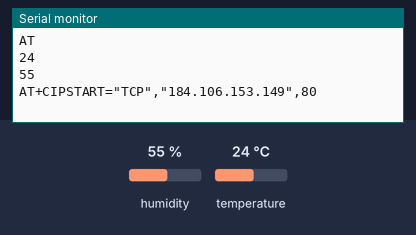
Recording of a sketch running on a simulated Arduino Uno, built with avr-gcc and run on an emulated ATmega328P. Shown: the last lines printed to the serial monitor. The test bench sets the inputs (shaded band); at power-on: humidity 55 %, temperature 24 °C. Not simulated (calls return 0 or success): credentials.h.

Above: at 7.1 s.
7.2 s: humidity set to 22 %
At 10.4 s:
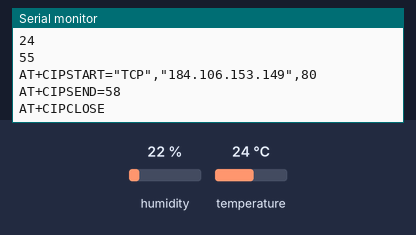
11.5 s: temperature set to 12 °C
13.0 s: humidity set to 40 %
At 19.9 s:
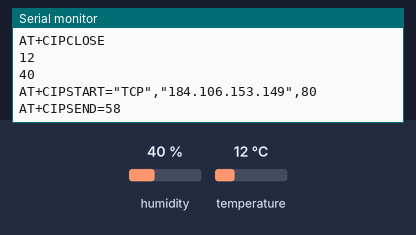
Timing chart, 0 to 20.5 s (numbered marks = the images above; inputs shaded):
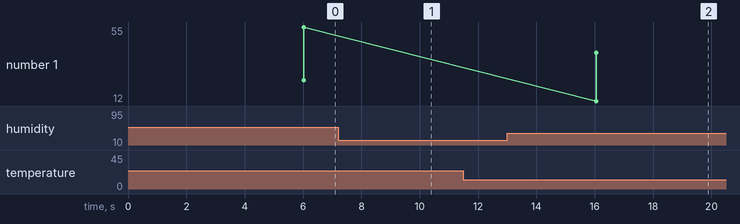

Measured:
- after the input at 13.0 s, the serial monitor: prints a new line after 3.0 s (image 2)
- plotted number 1: 55 → 40 after the input at 13.0 s

The sketch:

WIFI_Sicaklik.ino
```cpp
#include <stdlib.h>
#include <SimpleDHT.h>
#include "credentials.h"

// const char ssid[] = WIFI_SSID_EV;
// const char pass[] = WIFI_PASSWORD_EV;
const char ssid[] = WIFI_SSID_IS;
const char pass[] = WIFI_PASSWORD_IS;

const char IP[] = "184.106.153.149";  // thingspeak.com
#define Baud_Rate 115200              //Another common value is 9600
#define DELAY_TIME 5000               //time in ms between posting data to ThingSpeak

//Can use a post also
String GET = "GET /update?api_key=BAFE28CFOS4W2F7I&field1=";
String FIELD2 = "&field2=";

//if you want to add more fields this is how
//String FIELD3 = "&field3=";

bool updated;

int pinDHT11 = 13;
SimpleDHT11 dht11(pinDHT11);

//this runs once
void setup() {
  Serial.begin(Baud_Rate);
  Serial.println("AT");

  delay(5000);

  if (Serial.find("OK")) {
    //connect to your wifi netowork
    bool connected = connectWiFi();
  }
}

//this runs over and over
void loop() {
  byte temperature = 0;
  byte humidity = 0;
  int err = SimpleDHTErrSuccess;

  if ((err = dht11.read(&temperature, &humidity, NULL)) != SimpleDHTErrSuccess) {
    return;
  }

  Serial.println(int(temperature));
  Serial.println(int(humidity));

  //update ThingSpeak channel with new values
  updated = updateTemp(String(int(temperature)), String(int(humidity)));

  //wait for delay time before attempting to post again
  delay(DELAY_TIME);
}

bool updateTemp(String tenmpF, String humid) {
  //initialize your AT command string
  String cmd = "AT+CIPSTART=\"TCP\",\"";

  //add IP address and port
  cmd += IP;
  cmd += "\",80";

  //connect
  Serial.println(cmd);
  delay(2000);
  if (Serial.find("Error")) {
    return false;
  }

  //build GET command, ThingSpeak takes Post or Get commands for updates, I use a Get
  cmd = GET;
  cmd += tenmpF;
  cmd += FIELD2;
  cmd += humid;

  //continue to add data here if you have more fields such as a light sensor
  //cmd += FIELD3;
  //cmd += <field 3 value>

  cmd += "\r\n";

  //Use AT commands to send data
  Serial.print("AT+CIPSEND=");
  Serial.println(cmd.length());
  if (Serial.find(">")) {
    //send through command to update values
    Serial.print(cmd);
  } else {
    Serial.println("AT+CIPCLOSE");
  }

  if (Serial.find("OK")) {
    //success! Your most recent values should be online.
    return true;
  } else {
    return false;
  }
}

boolean connectWiFi() {
  //set ESP8266 mode with AT commands
  Serial.println("AT+CWMODE=1");
  delay(2000);

  //build connection command
  String cmd = "AT+CWJAP=\"";
  cmd += ssid;
  cmd += "\",\"";
  cmd += pass;
  cmd += "\"";

  //connect to WiFi network and wait 5 seconds
  Serial.println(cmd);
  delay(5000);

  //if connected return true, else false
  if (Serial.find("OK")) {
    Serial.println("Baglandi");
    return true;
  } else {
    return false;
  }
}
```
